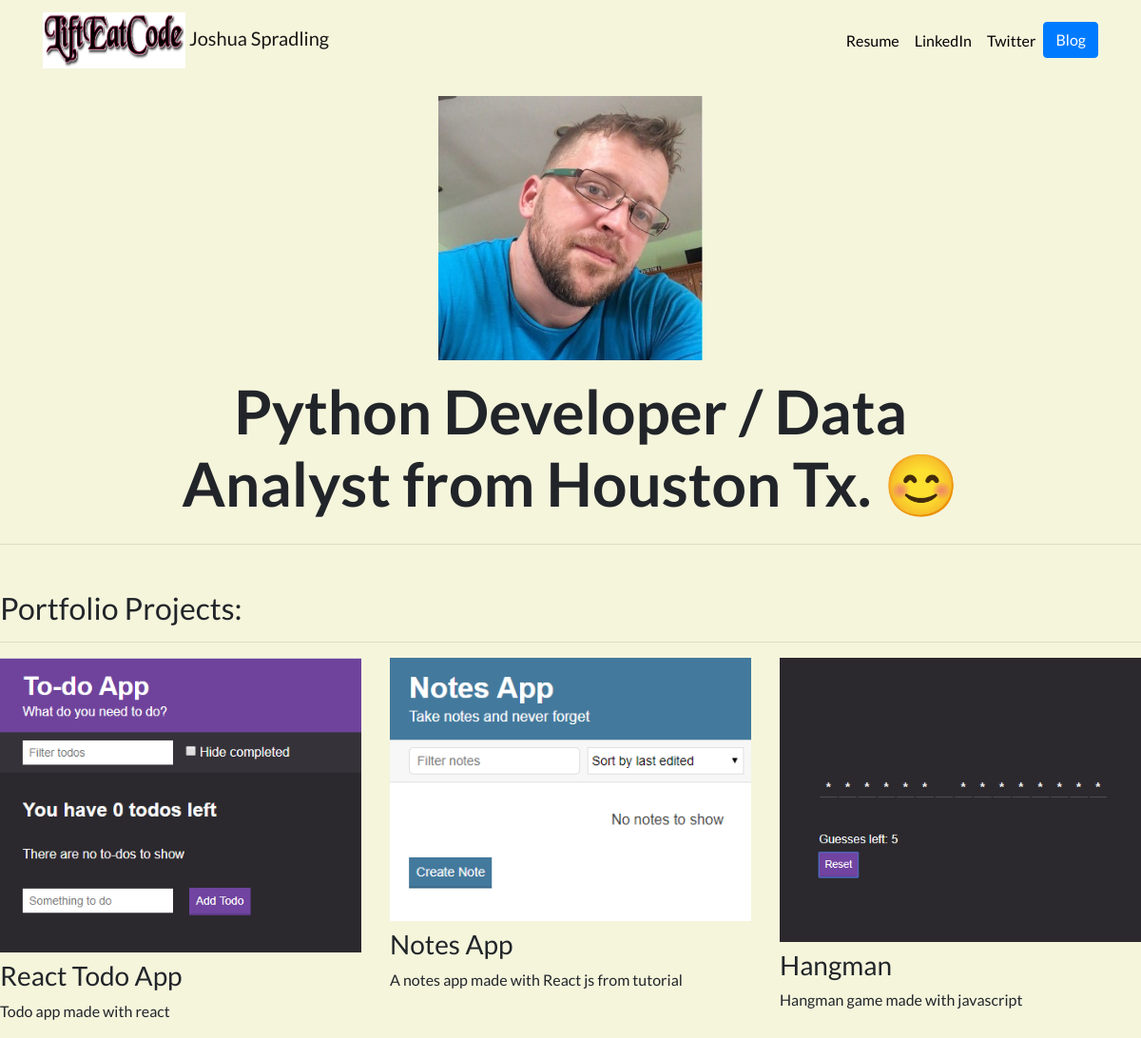
The page / on the database its author committed.
### portfolio/models.py (models this page shows, shortened)
class Project(models.Model):
    title = models.CharField(max_length=100)
    description = models.CharField(max_length=250)
    image = models.ImageField(upload_to='portfolio/images/')
    url = models.URLField(blank=True)

### portfolio/views.py (the view)
# urls.py: 2. Add a URL to urlpatterns:  path('', views.home, name='home')
def home(request):
    projects = Project.objects.all()
    return render(request, 'portfolio/home.html', {'projects':projects})

### portfolio/templates/portfolio/home.html
{% extends "portfolio/base.html" %}
{% load static %}
{% block content %}
<div class="row justify-content-center my-3">
  <div class="col-3">
    <img src="{% static 'portfolio/profile.jpg' %}" class="img-fluid">
  </div>
</div>
<div class="row justify-content-center mb-3">
  <div class="col-md-9 text-center">
    <h1 id="hometext" class="font-weight-bold">Python Developer / Data Analyst from Houston Tx. 😊</h1>
  </div>
</div>
<hr>
<h2 class="mt-5">Portfolio Projects:</h2>
<hr>
<div class="row">
  {% for project in projects %}
  <div class="col-lg-4 col-md-6">
    {% if project.url %}
    <a href="{{ project.url }}">
      <img src="{{ project.image.url }}" class="img-fluid mb-2">
    </a>
    {% else %}
    <img src="{{ project.image.url }}" class="img-fluid mb-2">
    {% endif %}
    <h3>{{ project.title }}</h3>
    <p>{{ project.description }}</p>
  </div>
  {% endfor %}
</div>
{% endblock %}

### portfolio/templates/portfolio/base.html (shortened to what this page needs)
{% load static %}
<!doctype html>
<html lang="en">
  <head>
    <link rel="stylesheet" href="https://stackpath.bootstrapcdn.com/bootstrap/4.4.1/css/bootstrap.min.css">
    <link rel="stylesheet" href="{% static 'portfolio/custom.css' %}">
  </head>
  <body>
    <nav id="topNav" class="navbar navbar-expand-lg navbar-light">
        <div class="container">
          <a class="navbar-brand" href="{% url 'home' %}" >
            <img src="{% static 'portfolio/Logo.png' %}" width="150" height="59" class="d-inline-block align-left" alt="Nick's Logo">
            <span>Joshua Spradling</span>
          </a>
          <div class="collapse navbar-collapse text-center" id="navbarNav">
            <ul class="navbar-nav ml-auto">
              <li class="nav-item">
                <a class="nav-link" href="{% static 'portfolio/resume.pdf' %}">Resume</a>
              </li>
              <li class="nav-item">
                <a class="nav-link" href="https://www.linkedin.com/in/joshua-spradling-2a3726145/" target="_blank">LinkedIn</a>
              </li>
              <li class="nav-item">
                <a class="nav-link" href="https://twitter.com/JoshuaSpradlin6" target="_blank">Twitter</a>
              </li>
              <li>
                <a role="button" href="{% url 'blog:all_blogs' %}" class="btn btn-primary">Blog</a>
              </li>
            </ul>
          </div>
        </div>
      </nav>
    {% block content %}
    {% endblock %}
  </body>
</html>

### portfolio/static/portfolio/custom.css (style rules this page uses)
.navbar-nav .nav-link { color: rgba(0,0,0,1) !important; }
body { font-family: 'Lato', sans-serif; background-color: beige; }
@media (min-width: 992px) { #hometext { font-size: 4rem; } }

### rows shown on the page
Project: image (picture), title "React Todo App", description "Todo app made with react"
Project: image (picture), title "Notes App", description "A notes app made with React js from tutorial"
Project: image (picture), title "Hangman", description "Hangman game made with javascript"
